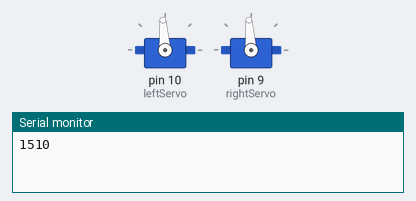
A sketch run on a simulated Arduino Uno, built with avr-gcc and run on an emulated ATmega328P. Parts: 2 × servo, the last lines printed to the serial monitor.

Above: at 5.05 s.
At 7.75 s:
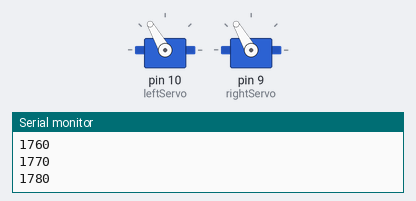
At 9.8 s:
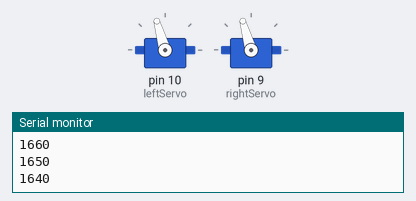
At 16.0 s:
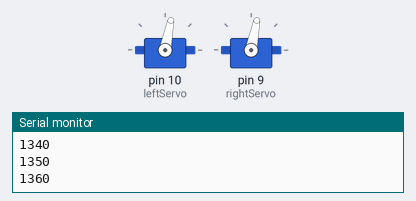
Timing chart, 0 to 21.2 s (numbered marks = the images above):
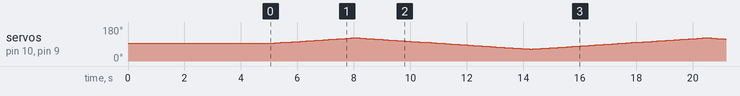

The sketch:

two_servos.ino
```cpp
#include <Servo.h>

#define NEUTRAL 1500 // pulse width for servo at zero speed
#define MAX_SPEED 300 // diff for pulse width between zero and max speed
#define MAX_FORWARD NEUTRAL+MAX_SPEED // pulse width for max counter-clockwise speed
#define MAX_BACKWARD NEUTRAL-MAX_SPEED // pulse width for max clockwise speed

Servo leftServo, rightServo;

int current = NEUTRAL;
int step = 10;

void setup() {
  leftServo.attach(10); // attach left servo to pin 10
  rightServo.attach(9); // attach right servo to pin 9
  Serial.begin(9600);
  leftServo.writeMicroseconds(current);
  rightServo.writeMicroseconds(current);
  delay(5000);
}

void loop() {
  current += step;
  if (current < MAX_BACKWARD || current > MAX_FORWARD) { step = -step; }
  leftServo.writeMicroseconds(current);
  rightServo.writeMicroseconds(current);
  Serial.println(current);
  delay(100);
}
```
